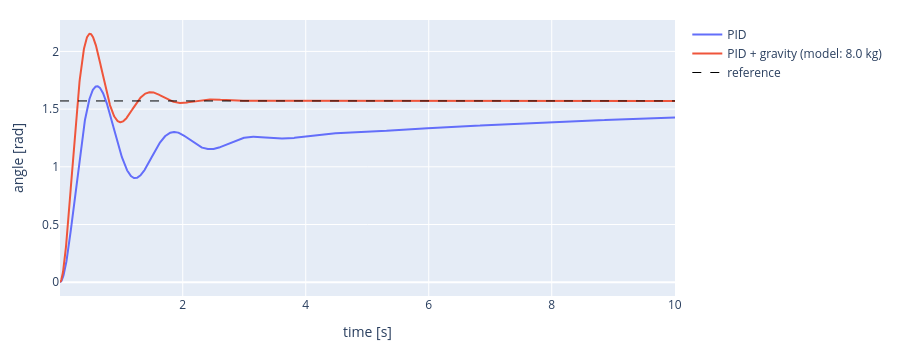

The notebook cell saved with this chart:
### Markdown cell above
If we know the gravity torque, we can add it to the command. Then the PID only has to correct what the model gets wrong.

$$\tau = \tau_{PID} + \tau_{gravity}(q)$$

### Code cell
m_ball_model = 8.0
pid = PID(Kp=300.0, Ki=150.0, Kd=30.0, dt=DT)
ctl.reset_joints(pendulum, [motor], [0.0])


time_log, gc_angle = [], []
t = 0.0
while t < duration:
    q = p.getJointState(pendulum, motor)[0]

    torque = pid.step(q_desired - q) + gravity_torque(q, m_ball_model)   # feedback + model

    p.setJointMotorControl2(pendulum, motor, p.TORQUE_CONTROL, force=torque)
    p.stepSimulation()
    t = t + DT
    #time.sleep(DT)

    time_log.append(t)
    gc_angle.append(q)

ctl.plot_series(time_log, {"PID": heavy_angle, f"PID + gravity (model: {m_ball_model} kg)": gc_angle},
                ylabel="angle [rad]", ref=q_desired)

### Figure 1 — Plotly figure (JSON) as saved in the notebook; plotly's stock layout.template omitted (floating-point values rounded to 4 significant figures; data arrays with more than 128 entries replaced by an {"elided": "..."} marker saying what was removed)
{"data": [{"line": {"color": "#636EFA"}, "mode": "lines", "name": "PID", "type": "scatter", "x": {"elided": "2401 float values"}, "y": {"elided": "2401 float values"}}, {"line": {"color": "#EF553B"}, "mode": "lines", "name": "PID + gravity (model: 8.0 kg)", "type": "scatter", "x": {"elided": "2401 float values"}, "y": {"elided": "2401 float values"}}, {"line": {"color": "black", "dash": "dash", "width": 1}, "mode": "lines", "name": "reference", "type": "scatter", "x": {"elided": "2401 float values"}, "y": {"elided": "2401 float values"}}], "layout": {"height": 350, "margin": {"b": 50, "l": 60, "r": 20, "t": 20}, "title": {}, "xaxis": {"title": {"text": "time [s]"}}, "yaxis": {"title": {"text": "angle [rad]"}}}}
